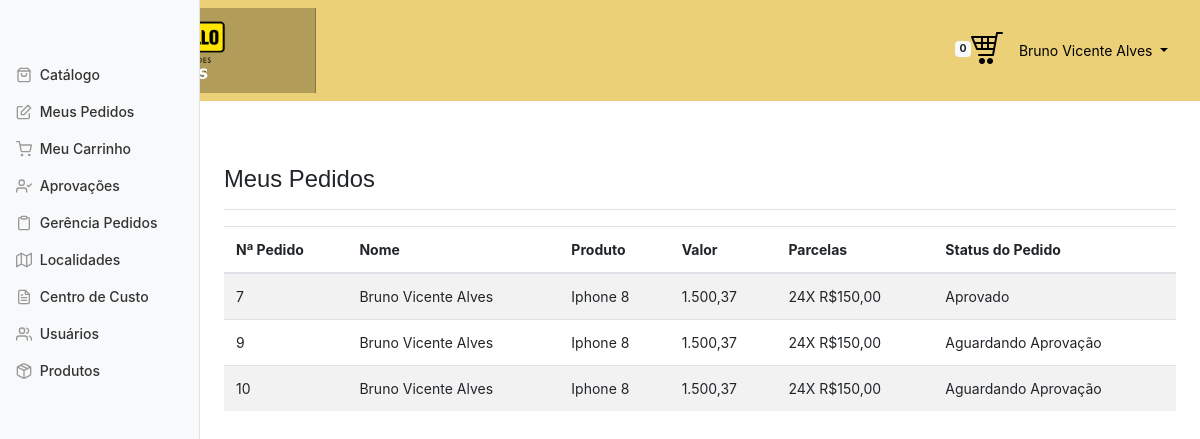
The page /meuspedidos.php (signed in) on the database its author committed.
### tables this page shows
CREATE TABLE `pedidos` (
  `id_pedido` int(11) NOT NULL,
  `usuarios_id` int(11) NOT NULL,
  `status_id_status` int(11) NOT NULL,
  `produtos_id_produtos` int(11) NOT NULL,
  `data` date DEFAULT NULL
);

CREATE TABLE `usuarios` (
  `id` int(11) NOT NULL,
  `nome` varchar(60) DEFAULT NULL,
  `email` varchar(60) DEFAULT NULL,
  `senha` varchar(60) DEFAULT NULL,
  `nivel_acesso` int(11) NOT NULL,
  `localidade_id_localidade` int(11) NOT NULL,
  `centro_custo_id_custo` int(11) NOT NULL
);

CREATE TABLE `produtos` (
  `id_produto` int(11) NOT NULL,
  `nome_produto` varchar(100) DEFAULT NULL,
  `valor_produto` decimal(8,2) DEFAULT NULL,
  `parcela_produto` int(11) DEFAULT NULL,
  `valor_parcela_produto` decimal(8,2) DEFAULT NULL,
  `brev_desc_produto` varchar(1000) DEFAULT NULL,
  `desc_completa_produto` varchar(1500) DEFAULT NULL,
  `foto_1` varchar(60) DEFAULT NULL,
  `foto_2` varchar(60) DEFAULT NULL,
  `foto_3` varchar(60) DEFAULT NULL
);

CREATE TABLE `status` (
  `id_status` int(11) NOT NULL,
  `nome_status` varchar(45) DEFAULT NULL
);

### meuspedidos.php (the view, shortened to what this page needs)
<?php
	include_once("seguranca.php");
?>
<!doctype html>
<html lang="br">
  <head>
    <link href="css/painel.css" rel="stylesheet">
    <link href="dashboard.css" rel="stylesheet">
  </head>
  <body>
   <nav class="navbar navbar-expand navbar-light "style="background-color: #ECD078;>
		<nav class="navbar navbar-inverse">
			  <div class="container-fluid">
					<div class="navbar-header">
					   <a class="navbar-brand" href="catalago.php"><img width="70%" height="50%" src="img/logo.png"></a>
					</div>
					<ul class="nav navbar-right">
					  <li><span class="badge badge-light"><?=$_SESSION['contadorcarrinho']?></span><a href="carrinho_compras.php"><img src="img/carrinho.nav2.png" ></a></li>
					  <li><a><span class="glyphicon glyphicon-log-in"></span>
									<ul class="nav justify-content-end">
										<li class="nav-item dropdown">
											<a class="nav-link dropdown-toggle menu-header" href="#" id="navbarDropdownMenuLink" data-toggle="dropdown">
												<span class="d-none d-sm-inline"><?php echo $_SESSION['usuarioNome']; ?> </span>
											</a>
										</li>
									</ul>
							</a>
						</li>
					</ul>
			  </div>
		</nav>
    <div class="container-fluid">
      <div class="row">
        <nav class="col-md-2 d-none d-md-block bg-light sidebar">
          <div class="sidebar-sticky">
				<ul class="nav flex-column">
					  <?php
						  include_once("menu.php");
						  menu($acesso);
			           ?>
				</ul>
          </div>
        </nav>
        <main role="main" class="col-md-5 ml-sm-auto col-lg-10 px-4">
				  <div class="d-flex justify-content-between flex-wrap flex-md-nowrap align-items-center pt-3 pb-2 mb-3 border-bottom">
					  <h2 style="font-family:Helvetica;font-size:170%;" >Meus Pedidos</h2>
				  </div>
					  <?php
					  include_once("conexao.php");
						$nome = $_SESSION['usuarioNome'];
						$sql="SELECT id_pedido,nome,nome_produto,valor_produto,parcela_produto,valor_parcela_produto,nome_status FROM usuarios u
						INNER JOIN pedidos p on u.Id= p.Usuarios_Id
						INNER JOIN produtos pr on p.Produtos_id_Produtos = pr.id_produto
						INNER JOIN status s on p.status_id_status = s.id_Status
						WHERE nome='$nome' ORDER BY id_Pedido";
							  $resultado=mysqli_query($conn,$sql);
							  $numRegistros = mysqli_num_rows($resultado);
							  if($numRegistros!=0){
								  echo'<table class="table table-striped table-responsive-xl">
									  <thead>
										  <tr>
											  <th scope="col">Nª Pedido</th>
											  <th scope="col">Nome</th>
											  <th scope="col">Produto</th>
											  <th scope="col">Valor</th>
											  <th scope="col">Parcelas</th>
											  <th scope="col">Status do Pedido</th>
										  </tr>
									  </thead>
									  <tbody>';
								 while($linhas=mysqli_fetch_array($resultado)){
									echo"<tr>";
										echo"<td>".$linhas['id_pedido'] ."</td>";
										echo"<td>".$linhas['nome'] ."</td>";
										echo"<td>".$linhas['nome_produto'] ."</td>";
										echo"<td>". number_format($linhas['valor_produto'], 2, ',', '.')."</td>";
										echo"<td>".$linhas['parcela_produto'] ."X R$". number_format($linhas['valor_parcela_produto'], 2, ',', '.')."</td>";
										echo"<td>".$linhas['nome_status'] ."</td>";
									echo"</tr>";
								}
							  }else{
								   echo' <div class="alert alert-secondary" role="alert">
										Você não possui pedidos no momento.
                                   </div>';
							  }
				  echo'</tbody>
			   </table>';
					 ?>
        </main>
      </div>
    </div>
  </body>
</html>

### menu.php
<?php
				function menu($acesso){
					if($acesso==1 || $acesso==2 || $acesso==3){
					echo'<li class="nav-item">
					<a class="nav-link" href="catalago.php">
						  <span data-feather="shopping-bag"></span>
						  Catálogo
						</a>
					  </li>';
					}
					if($acesso==1 || $acesso==2 || $acesso==3){
					  echo'<li class="nav-item">
						<a class="nav-link" href="meuspedidos.php">
						  <span data-feather="edit"></span>
						  Meus Pedidos
						</a>
					  </li>';
					  }
					  if($acesso==1 || $acesso==2 || $acesso==3){
					  echo'<li class="nav-item">
						<a class="nav-link" href="carrinho_compras.php">
						  <span data-feather="shopping-cart"></span>
						  Meu Carrinho
						</a>
					      </li>';
					  }
					  if($acesso==1 || $acesso==2){
					  echo'<li class="nav-item">
						<a class="nav-link" href="aprovacao_pedido.php">
						  <span data-feather="user-check"></span>
						  Aprovações
						</a>
					  </li>';
					  }
					  if($acesso==1){
					  echo'<li class="nav-item">
						<a class="nav-link" href="gerenciador_pedidos.php">
						  <span data-feather="clipboard"></span>
						  Gerência Pedidos
						</a>
					  </li>';
					  }
					  if($acesso==1){
					  echo'<li class="nav-item">
						<a class="nav-link" href="form_localidade.php">
						  <span data-feather="map"></span>
						  Localidades
						</a>
					  </li>';
					  }
					   if($acesso==1){
					  echo'<li class="nav-item">
						<a class="nav-link" href="form_centro_custo.php">
						  <span data-feather="file-text"></span>
						  Centro de Custo
						</a>
					  </li>';
					  }
					  if($acesso==1){
					  echo'<li class="nav-item">
						<a class="nav-link" href="form_usuario.php">
						  <span data-feather="users"></span>
						  Usuários
						</a>
					  </li>';
					  }
					  if($acesso==1){
					  echo'<li class="nav-item">
						<a class="nav-link" href="form_produto.php">
						  <span data-feather="package"></span>
						  Produtos
						</a>
					  </li>';
					  }
				}
?>

### css/dashboard.css (style rules this page uses)
body { font-size: .875rem; }
.feather { width: 16px; height: 16px; vertical-align: text-bottom; }
.sidebar { position: fixed; top: 0; bottom: 0; left: 0; z-index: 100; padding: 48px 0 0; box-shadow: inset -1px 0 0 rgba(0, 0, 0, .1); }
.sidebar-sticky { position: relative; top: 0; height: calc(100vh - 48px); padding-top: .5rem; overflow-x: hidden; overflow-y: auto; }
.sidebar .nav-link { font-weight: 500; color: #333; }
.sidebar .nav-link .feather { margin-right: 4px; color: #999; }
[role="main"] { padding-top: 48px; }
.navbar-brand { padding-top: .75rem; padding-bottom: .75rem; font-size: 1rem; background-color: rgba(0, 0, 0, .25); box-shadow: inset -1px 0 0 rgba(0, 0, 0, .25); }
.border-bottom { border-bottom: 1px solid #e5e5e5; }

### rows shown on the page
pedidos: id_pedido "7", usuarios.nome "Bruno Vicente Alves", produtos_id_produtos.nome_produto "Iphone 8", produtos_id_produtos.valor_produto "1.500,37", produtos_id_produtos.parcela_produto "24", produtos_id_produtos.valor_parcela_produto "150,00", status_id_status.nome_status "Aprovado"
pedidos: id_pedido "9", usuarios.nome "Bruno Vicente Alves", produtos_id_produtos.nome_produto "Iphone 8", produtos_id_produtos.valor_produto "1.500,37", produtos_id_produtos.parcela_produto "24", produtos_id_produtos.valor_parcela_produto "150,00", status_id_status.nome_status "Aguardando Aprovação"
pedidos: id_pedido "10", usuarios.nome "Bruno Vicente Alves", produtos_id_produtos.nome_produto "Iphone 8", produtos_id_produtos.valor_produto "1.500,37", produtos_id_produtos.parcela_produto "24", produtos_id_produtos.valor_parcela_produto "150,00", status_id_status.nome_status "Aguardando Aprovação"

### other values the page prints
$_SESSION['contadorcarrinho'] "0"
$_SESSION['usuarioNome'] "Bruno Vicente Alves"
